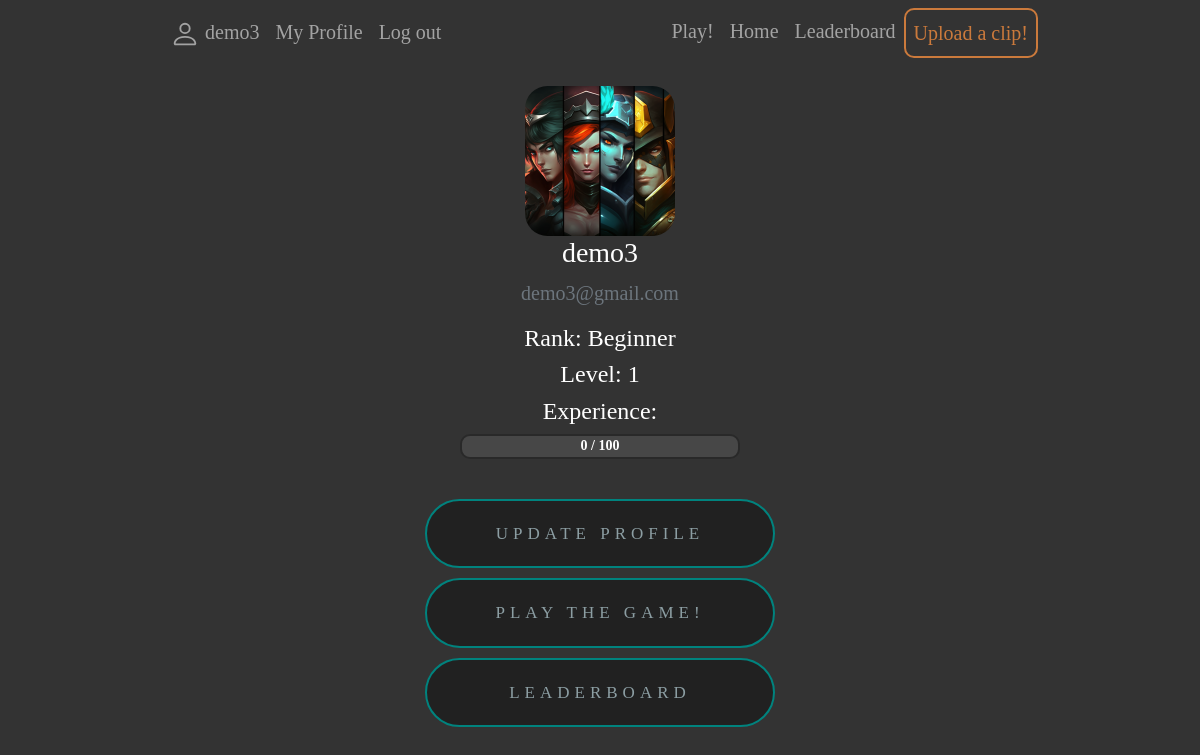
The app's page /profile (signed in) with its own data.
### guesser/models.py (models this page shows, shortened)
class Profile(models.Model):
    user = models.OneToOneField(User, on_delete=models.CASCADE)
    profile_pic = models.ImageField(default="default.png", upload_to="profile_pics")
    exp_points = models.IntegerField(default=0)
    experience_needed = models.IntegerField(default=100)
    level = models.IntegerField(default=1)
    rank = models.CharField(max_length=20, default='Iron')

### guesser/views.py (the view)
# urls.py: path('profile', views.profile, name='profile'),
def profile(request):
    profile = Profile.objects.get(user=request.user)
    progress = profile.exp_points / profile.experience_needed * 100
    context = {
        'progress': progress,
        'profile': profile,
    }
    return render(request, 'profile.html', context)

### guesser/templates/profile.html (shortened to what this page needs)
{% extends "base.html" %}
{% load crispy_forms_tags %}
{% block content %}
    <div class="content-section">
      <div class="media">
        <img style="height: 150px; border-radius: 15%;" src="{{ user.profile.profile_pic.url }}">
        <div class="media-body">
          <h3 class="account-heading">{{ user.username }}</h3>
          <p class="text-secondary">{{ user.email }}</p>
        </div>
      </div>
            </div>
<h4>Rank: {{ profile.rank }}</h4>
<h4>Level: {{ profile.level }}</h4>
<h4>Experience:</h4>
<div style="max-width: 280px; margin: 0 auto; text-align: center;">
<div class="progress">
    <div class="progress__fill" style="width:{{ progress }}%">
        <div class="progress__text">
            {{ profile.exp_points }} / {{profile.experience_needed }}
        </div>
    </div>
</div>
    </div>
<a href="{% url 'profile_update' %}"><button class="button" style="margin-top: 40px">Update Profile</button></a>
<br>
<a href="{% url 'guess' %}"><button class="button" style="margin-top: 10px">Play the game!</button></a>
<br>
<a href="{% url 'leaderboard' %}"><button class="button" style="margin-top: 10px">Leaderboard</button></a>
{% endblock content %}

### guesser/templates/base.html (shortened to what this page needs)
<!DOCTYPE html>
<html lang="en">
<head>
{% load static %}
    <link href="https://cdn.jsdelivr.net/npm/bootstrap@5.2.3/dist/css/bootstrap.min.css" rel="stylesheet">
    <link rel="stylesheet" href="{% static 'css/styles.css' %}">
</head>
<body>
<div>
      <nav class="navbar navbar-expand-lg navbar-dark">
  <div class="container">
    <div class="collapse navbar-collapse" id="navbarNav">
      <ul class="navbar-nav ml-auto">
                  {% if user.is_authenticated %}
            <li class="nav-item"><a class="nav-link" href="{% url 'profile' %}">
            {{ user.get_username }}</a></li>
            <li class="nav-item"><a class="nav-link" href="{% url 'profile' %}">My Profile</a></li>
            <li class="nav-item"><a class="nav-link" href="{% url 'logout'%}?next=/accounts/logout">Log out</a></li>
          {% else %}
            <li class="nav-item"><a class="nav-link" href="{% url 'login'%}?next={{request.path}}">Sign in</a></li>
            <li class="nav-item"><a class="nav-link" href="{% url 'register' %}">Register</a></li>
          {% endif %}
      </ul>
      <ul class="navbar-nav ms-auto">
           {% if user.is_authenticated %}
           <li class="nav-item">
          <a class="nav-link" href="{% url 'guess' %}">Play!</a>
        </li>
          {% endif %}
        <li class="nav-item">
          <a class="nav-link" href="{% url 'index' %}">Home</a>
        </li>
          <li class="nav-item"><a class="nav-link" href="{% url 'leaderboard' %}">Leaderboard</a></li>
            <li class="nav-item"><a class="nav-link" style="color: #cb7a3c; border: solid 2px; border-radius: 10px;" href="{% url 'upload' %}">Upload a clip!</a></li>
      </ul>
    </div>
  </div>
</nav>
    <div class="container">
        {% block content %}
        {% endblock %}
    </div>
</div>
</body>
</html>

### guesser/static/css/styles.css (style rules this page uses)
body { background-color: #333333; color: #fff; font-family: brush script mt, cursive; font-size: 20px; }
.container { max-width: 900px; margin: 0 auto; text-align: center; padding-bottom: 20px; }
.button { position: relative; text-align: center; width: 350px; padding: 20px; font-size: 17px; color: #8c9ea3; font-family: brush script mt, cursive; font-color: white; font-weight: 400; border: 2px solid #00837e; text-transform: uppercase; letter-spacing: 5px; cursor:pointer; border-radius: 100px; transition: 0.5s; background-color: #212121; }

### guesser/templates/profile.html (style rules this page uses)
.progress { position: relative; width: 280px; height: 25px; border: solid 2px; border-color: #292929; background: #474747; border-radius: 10px; overflow: hidden; }
.progress__fill { height: 100%; background: #4f1f72; transition: background 0.5s ease-in-out; }
.progress__text { position: absolute; font: bold 14px brush script mt, cursive; text-align: center; top: 50%; left: 50%; transform: translate(-50%, -50%); }

### records on screen
Profile: rank "Beginner", level "1", exp_points "0", experience_needed "100"

### other values on screen
{{ user.get_username }} "demo3"
{{ user.username }} "demo3"
{{ user.email }} "demo3@gmail.com"
